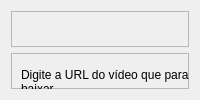
                  <widget class="QWidget" name="tab_4">
                   <attribute name="title">
                    <string>Video</string>
                   </attribute>
                   <layout class="QVBoxLayout" name="verticalLayout_12">
                    <item>
                     <widget class="QFrame" name="frame_16">
                      <property name="frameShape">
                       <enum>QFrame::StyledPanel</enum>
                      </property>
                      <property name="frameShadow">
                       <enum>QFrame::Raised</enum>
                      </property>
                      <layout class="QHBoxLayout" name="horizontalLayout_8">
                       <item>
                        <widget class="QLabel" name="textimage_label_2">
                         <property name="text">
                          <string/>
                         </property>
                         <property name="wordWrap">
                          <bool>true</bool>
                         </property>
                        </widget>
                       </item>
                       <item>
                        <widget class="QLabel" name="imagem_label_2">
                         <property name="text">
                          <string/>
                         </property>
                         <property name="wordWrap">
                          <bool>true</bool>
                         </property>
                        </widget>
                       </item>
                      </layout>
                     </widget>
                    </item>
                    <item>
                     <widget class="QFrame" name="frame_17">
                      <property name="frameShape">
                       <enum>QFrame::StyledPanel</enum>
                      </property>
                      <property name="frameShadow">
                       <enum>QFrame::Raised</enum>
                      </property>
                      <widget class="QLabel" name="info_label_2">
                       <property name="geometry">
                        <rect>
                         <x>10</x>
                         <y>68</y>
                         <width>401</width>
                         <height>111</height>
                        </rect>
                       </property>
                       <property name="text">
                        <string>Info</string>
                       </property>
                      </widget>
                      <widget class="QWidget" name="layoutWidget_2">
                       <property name="geometry">
                        <rect>
                         <x>10</x>
                         <y>10</y>
                         <width>651</width>
                         <height>71</height>
                        </rect>
                       </property>
                       <layout class="QGridLayout" name="gridLayout_3">
                        <item row="0" column="3">
                         <widget class="QPushButton" name="checkButton_2">
                          <property name="text">
                           <string>Checar</string>
                          </property>
                         </widget>
                        </item>
                        <item row="1" column="3">
                         <widget class="QPushButton" name="downloadButton_2">
                          <property name="text">
                           <string>Download</string>
                          </property>
                         </widget>
                        </item>
                        <item row="1" column="2">
                         <widget class="QComboBox" name="optionsBox_2">
                          <item>
                           <property name="text">
                            <string/>
                           </property>
                          </item>
                          <item>
                           <property name="text">
                            <string>144p</string>
                           </property>
                          </item>
                          <item>
                           <property name="text">
                            <string>240p</string>
                           </property>
                          </item>
                          <item>
                           <property name="text">
                            <string>360p</string>
                           </property>
                          </item>
                          <item>
                           <property name="text">
                            <string>480p</string>
                           </property>
                          </item>
                          <item>
                           <property name="text">
                            <string>720p</string>
                           </property>
                          </item>
                          <item>
                           <property name="text">
                            <string>1080p</string>
                           </property>
                          </item>
                          <item>
                           <property name="text">
                            <string>4k</string>
                           </property>
                          </item>
                          <item>
                           <property name="text">
                            <string>8k</string>
                           </property>
                          </item>
                         </widget>
                        </item>
                        <item row="1" column="0" colspan="2">
                         <widget class="QLabel" name="label_13">
                          <property name="minimumSize">
                           <size>
                            <width>300</width>
                            <height>0</height>
                           </size>
                          </property>
                          <property name="text">
                           <string>Escolha a qualidade do vídeo que deseja baixar em formato .mp4</string>
                          </property>
                          <property name="wordWrap">
                           <bool>true</bool>
                          </property>
                         </widget>
                        </item>
                        <item row="0" column="0">
                         <widget class="QLabel" name="label_14">
                          <property name="minimumSize">
                           <size>
                            <width>200</width>
                            <height>0</height>
                           </size>
                          </property>
                          <property name="text">
                           <string>Digite a URL do vídeo que para baixar</string>
                          </property>
                          <property name="wordWrap">
                           <bool>true</bool>
                          </property>
                         </widget>
                        </item>
                        <item row="0" column="1" colspan="2">
                         <widget class="QLineEdit" name="urltext_imput_2">
                          <property name="placeholderText">
                           <string>www.youtube.com</string>
                          </property>
                         </widget>
                        </item>
                       </layout>
                      </widget>
                     </widget>
                    </item>
                   </layout>
                  </widget>
